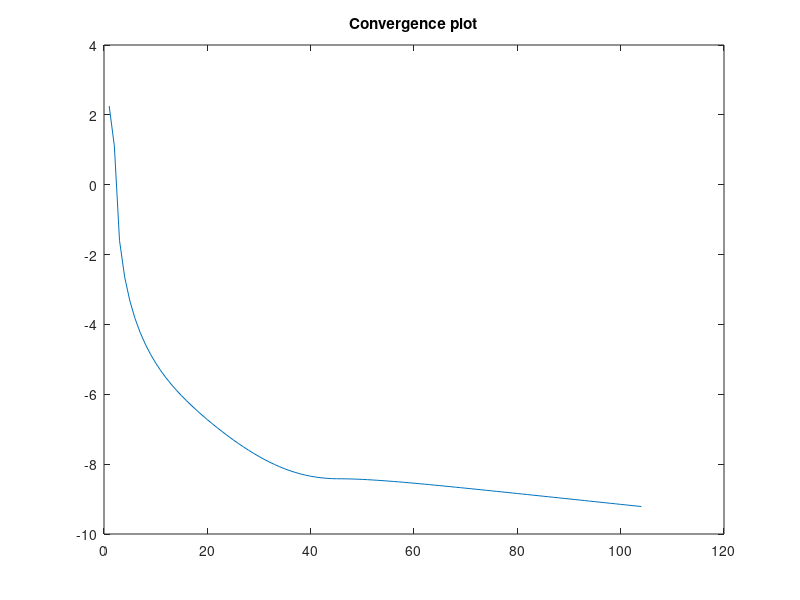
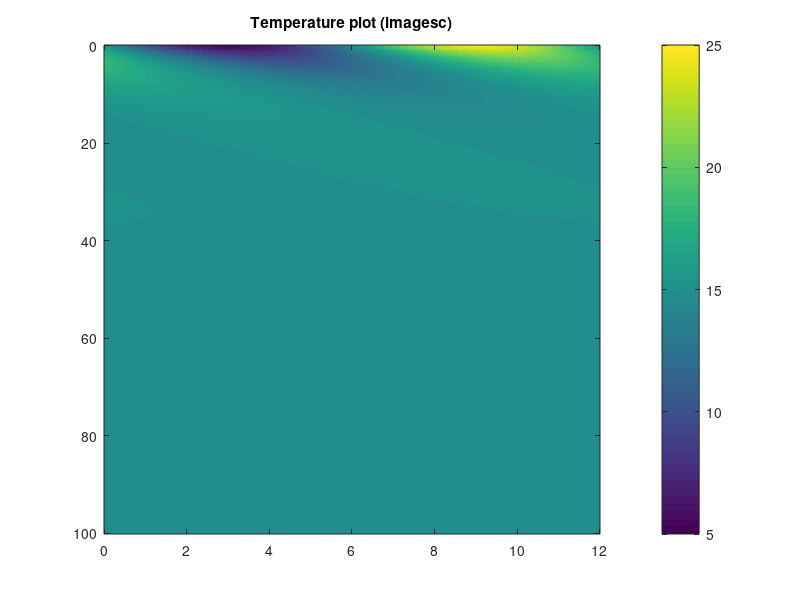
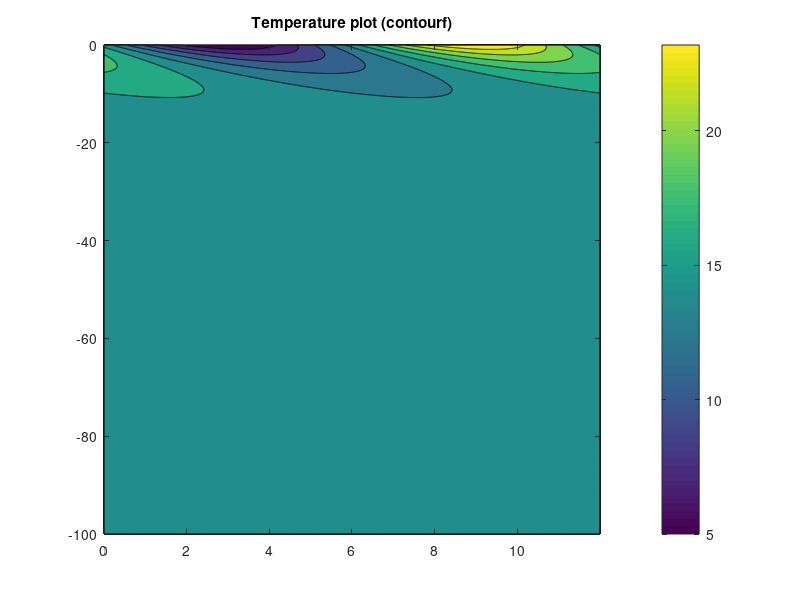

The MATLAB script that drew these images, in order:
%%%%%%%%%%%%%%%%%%%%%%%%%%%%%%%%%%%%%%%%%%%%%%%
%%% Script to solve the heat equation in soil with
%%% seasonal temperature forcing
%%%%%%%%%%%%%%%%%%%%%%%%%%%%%%%%%%%%%%%%%%

%%% Initialize variables
dz = .25; %each depth step is 1/4 meter
Nz = 400; % Choose the number of depth steps (should go to at least 100 m)
Nt = 5000; % Choose the number of time steps
dt = (365*24*60*60)/Nt; %Length of each time step in seconds (~ 6.3*10^3 seconds, or ~105 minutes)
K =  2*10^-6; % "canonical" K is 10e-6 m^2/s

T = 15*ones(Nz+1,Nt+1);  %Create temperature matrix with Nz+1 rows, and Nt+1 columns
                         % Initial guess is that T is 15 everywhere.
time = [0:12/Nt:12];
T(1,:) = 15-10*sin(2*pi*time/12);  %Set surface temperature

maxiter = 500
for iter = 1:maxiter
    Tlast = T; %Save the last guess
    T(:,1) = Tlast(:,end); %Initialize the temp at t=0 to the last temp
    for i=2:Nt+1,
        depth_2D = (T(1:end-2,i-1)-2*T(2:end-1,i-1)+T(3:end,i-1))/dz^2;
        time_1D = K*depth_2D;
        T(2:end-1,i) = time_1D*dt + T(2:end-1,i-1);
        T(end,i) = T(end-1,i); % Enforce bottom BC
    end
    err(iter) = max(abs(T(:)-Tlast(:)));  %Find difference between last two solutions
    if err(iter)<1E-4
        break; % Stop if solutions very similar, we have convergence
    end
end
if iter==maxiter;
    warning('Convergence not reached')
end
figure(1)
plot(log(err)), title('Convergence plot')
figure(2)
imagesc([0 12],[0 100],T); title('Temperature plot (imagesc)')
colorbar
figure(3)
depth = [0:dz:Nz*dz];
contourf(time,-depth,T); title('Temperature plot (contourf)')
colorbar